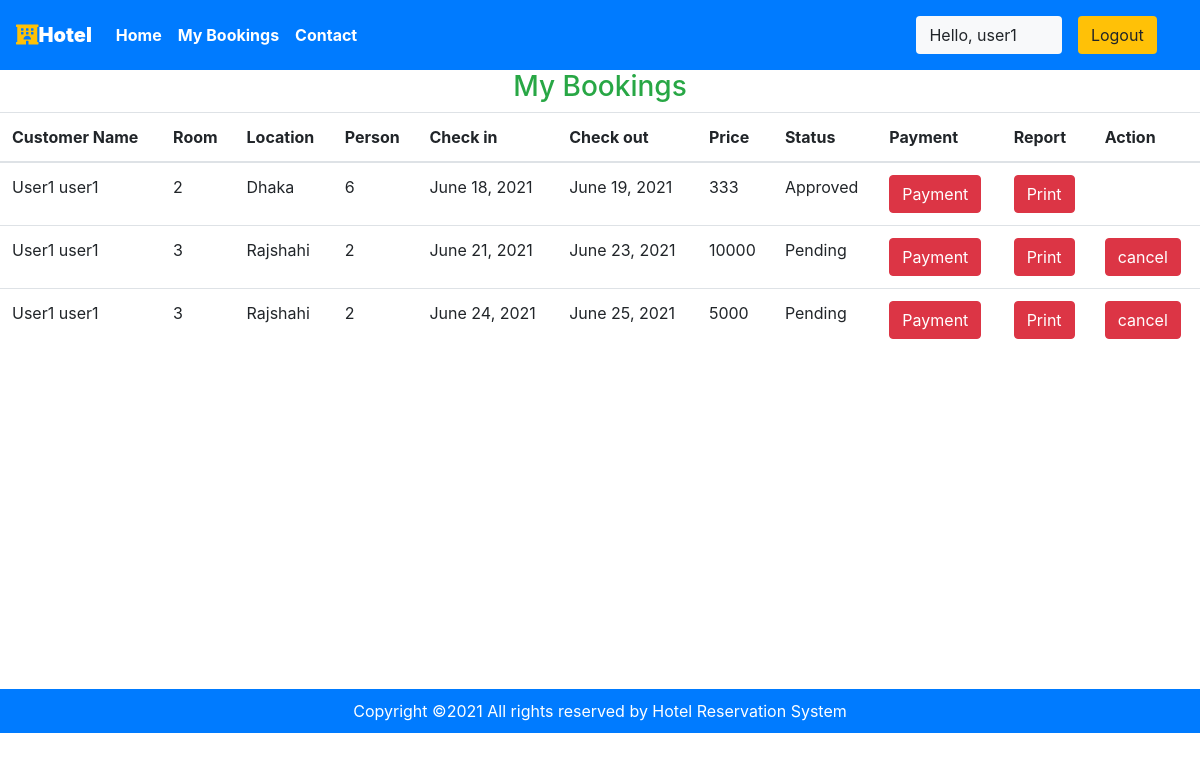
The page /user/bookings (signed in) on the database as committed earlier.
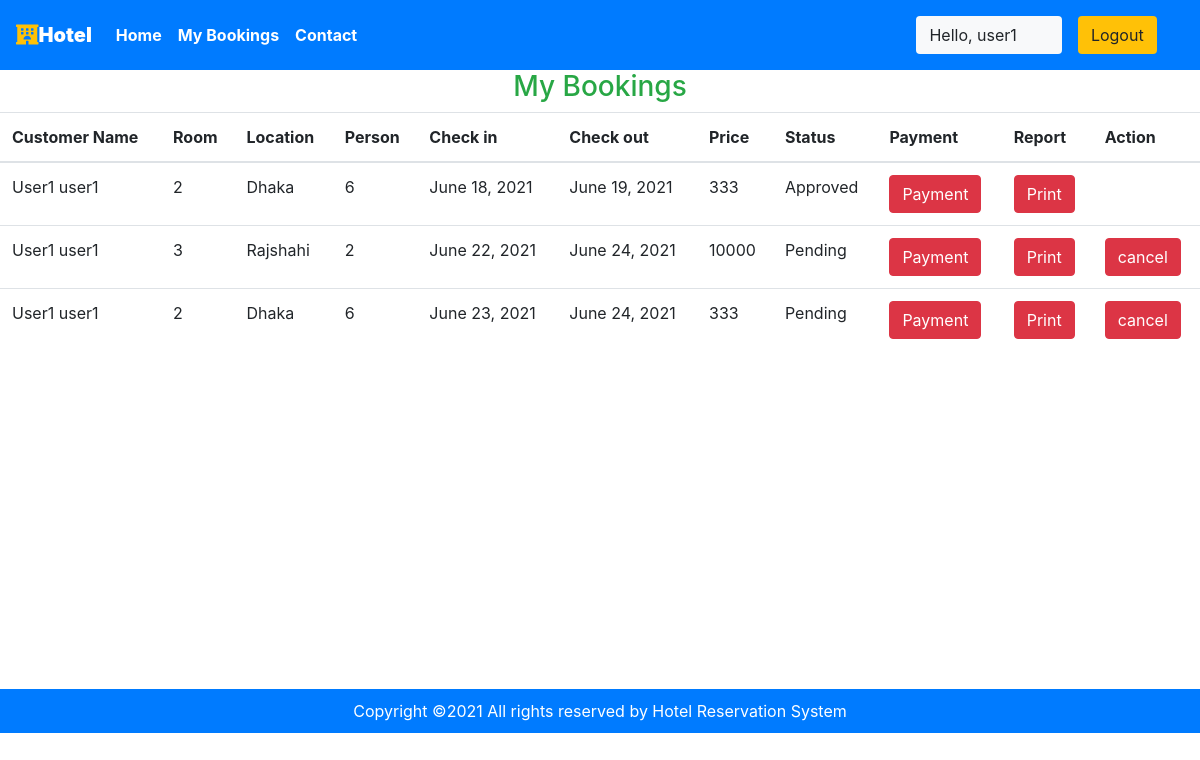
The same page on the database as committed later.
### main/models.py (models this page shows, shortened)
class Reservation(models.Model):
    Reservation_STATUS = (
    ("1", "Pending"),
    ("2", "Approved"),
    ("3", "Canceled"),
    )
    status=models.CharField(choices=Reservation_STATUS, max_length=15, default="Pending")
    id = models.AutoField(primary_key=True)
    check_in = models.DateField(auto_now =False)
    check_out = models.DateField()
    room = models.ForeignKey(Room, on_delete = models.CASCADE)
    guest = models.ForeignKey(CustomUser, on_delete= models.CASCADE)
    payment_number=models.CharField(max_length=20, null=True, blank=True)
    trnxid=models.CharField(max_length=250,null=True, blank=True)
    booking_id = models.CharField(max_length=100,default="null")
    @property
    def total_price(self):
        days = (self.check_out - self.check_in).days
        result = self.room.price * days
        return result

class CustomUser(AbstractUser):
     date_of_birth = models.DateField(verbose_name=_("Date of birth"), blank=True, null=True)
     address1 = models.CharField(verbose_name=_("Address line 1"), max_length=1024, blank=True, null=True)
     zip_code = models.CharField(verbose_name=_("Postal Code"), max_length=12, blank=True, null=True)
     city = models.CharField(verbose_name=_("City"), max_length=1024, blank=True, null=True)
     country = CountryField(blank=True, null=True)
     phone_regex = RegexValidator(regex=r"^\+(?:[0-9]●?){6,14}[0-9]$", message=_("Enter a valid international mobile phone number starting with +(country code)"))
     mobile_phone = models.CharField(validators=[phone_regex], verbose_name=_("Mobile phone"), max_length=17, blank=True, null=True)
     photo = models.ImageField(verbose_name=_("Photo"), upload_to='photos/', default='photos/default-user-avatar.png')
     class Meta:
         ordering = ['last_name']

class Room(models.Model):
    ROOM_STATUS = (
    ("1", "available"),
    ("2", "not available"),
    )
    ROOM_TYPE = (
    ("1", "Premium"),
    ("2", "Deluxe"),
    ("3","Economi"),
    )
    id = models.AutoField(primary_key=True)
    room_type = models.CharField(max_length=50,choices = ROOM_TYPE)
    capacity = models.IntegerField()
    price = models.IntegerField()
    size = models.IntegerField()
    hotel = models.ForeignKey(Hotel, on_delete = models.CASCADE)
    status = models.CharField(choices =ROOM_STATUS,max_length = 15)
    roomnumber = models.IntegerField()
    photo=models.ImageField(upload_to='room/', null=True, blank=True)
    Services=models.CharField(max_length=30,null=True)

class Hotel(models.Model):
    id = models.AutoField(primary_key=True)
    name = models.CharField(max_length=30,null=True)
    owner = models.ForeignKey(CustomUser, blank=True, null=True, on_delete=models.CASCADE)
    location = models.CharField(max_length=50)
    state = models.CharField(max_length=50,null=True)
    country = models.CharField(max_length=50,null=True)
    photo=models.ImageField(upload_to='hotel/', null=True, blank=True)

### main/views.py (the view)
# urls.py: path('user/bookings', views.user_bookings,name="userbookings"),
@login_required(login_url='/user')
def user_bookings(request):
    if request.user.is_authenticated == False:
        messages.error(request,"Please login to Book rooms")
        return redirect('userloginpage')
    user = CustomUser.objects.all().get(id=request.user.id)
    bookings = Reservation.objects.all().filter(guest=user)
    if not bookings:
        messages.warning(request,"No Bookings Found")
    return HttpResponse(render(request,'user/mybookings.html',{'bookings':bookings}))

### main/templatetags/app_tags.py (called while the page is built)
@register.filter(name='has_group')
def has_group(user, group_name):
    group = Group.objects.get(name=group_name)
    return True if group in user.groups.all() else False

### templates/user/mybookings.html (shortened to what this page needs)
{% extends 'basic.html' %} {% block title %}Dashboard {% endblock title %} {% block body %}
{% load app_tags %}
<h3 class="text-center  text-success">My Bookings </h3>
<table class="table">
    <thead>
        <th>Customer Name</th>
        <th>Room</th>
        <th>Location</th>
        <th>Person</th>
        <th>Check in</th>
        <th>Check out</th>
        <th>Price</th>
        <th>Status</th>
        <th>Payment</th>
        <th>Report</th>
        <th>Action</th>
    </thead>
    {% for each_booking in bookings %}
    <tr>
        <td>{{each_booking.guest.first_name}} {{each_booking.guest.last_name}} </td>
        <td>{{each_booking.room.roomnumber}}</td>
        <td>{{each_booking.room.hotel.location}}</td>
        <td>{{each_booking.room.capacity}}</td>
        <td>{{each_booking.check_in}}</td>
        <td>{{each_booking.check_out}}</td>
        <td>{{each_booking.total_price}}</td>
        <td>{{each_booking.get_status_display}}</td>
        <form action="{% url 'makepayment' %}" method="POST">
        <td><button type="submit" class="btn btn-danger">Payment</button> </td>
        </form>
        <td> <a href="/user/bookings/{{each_booking.id}}"> <button type="submit" class="btn btn-danger">Print</button>   </a>  </td>
        {% if each_booking.get_status_display == 'Pending' %}
        <td><form action="/user/panel/change-status" method="POST" enctype="multipart/form-data">
                <button type="submit" class="btn btn-danger">cancel</button>
              </form></td>
        {% endif %}
    </tr>
    {% endfor %}
</table>
<footer class="" style="text-align: center;">
    <div class="abc" style="background-color: #007BFF; margin-top: 338px; ">
      <p style="padding:10px; color: #fff; margin: 0;">
        Copyright &copy;<script>document.write(new Date().getFullYear());</script>
        All rights reserved by Hotel Reservation System
    </p>
    </div>
</footer>
{% endblock body %}

Rows that differ between the two databases and show on the page:
removed Reservation: guest.first_name "User1", guest.last_name "user1", room.roomnumber "3", room.hotel.location "Rajshahi", room.capacity "2", check_in "June 21, 2021", check_out "June 23, 2021", total_price "10000", status "Pending"
removed Reservation: guest.first_name "User1", guest.last_name "user1", room.roomnumber "3", room.hotel.location "Rajshahi", room.capacity "2", check_in "June 24, 2021", check_out "June 25, 2021", total_price "5000", status "Pending"
added Reservation: guest.first_name "User1", guest.last_name "user1", room.roomnumber "3", room.hotel.location "Rajshahi", room.capacity "2", check_in "June 22, 2021", check_out "June 24, 2021", total_price "10000", status "Pending"
added Reservation: guest.first_name "User1", guest.last_name "user1", room.roomnumber "2", room.hotel.location "Dhaka", room.capacity "6", check_in "June 23, 2021", check_out "June 24, 2021", total_price "333", status "Pending"
